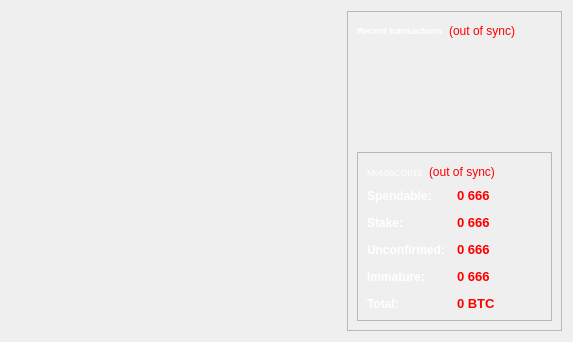
<?xml version="1.0" encoding="UTF-8"?>
<ui version="4.0">
 <class>OverviewPage</class>
 <widget class="QWidget" name="OverviewPage">
  <property name="geometry">
   <rect>
    <x>0</x>
    <y>0</y>
    <width>573</width>
    <height>342</height>
   </rect>
  </property>
  <property name="windowTitle">
   <string>Form</string>
  </property>
  <layout class="QHBoxLayout" name="horizontalLayout" stretch="0,1,1">
   <item>
    <spacer name="horizontalSpacer_3">
     <property name="orientation">
      <enum>Qt::Horizontal</enum>
     </property>
     <property name="sizeHint" stdset="0">
      <size>
       <width>120</width>
       <height>20</height>
      </size>
     </property>
    </spacer>
   </item>
   <item>
    <layout class="QVBoxLayout" name="verticalLayout_2">
     <item>
      <spacer name="verticalSpacer">
       <property name="orientation">
        <enum>Qt::Vertical</enum>
       </property>
       <property name="sizeHint" stdset="0">
        <size>
         <width>20</width>
         <height>40</height>
        </size>
       </property>
      </spacer>
     </item>
    </layout>
   </item>
   <item>
    <layout class="QVBoxLayout" name="verticalLayout_3">
     <item>
      <widget class="QFrame" name="frame_2">
       <property name="frameShape">
        <enum>QFrame::StyledPanel</enum>
       </property>
       <property name="frameShadow">
        <enum>QFrame::Raised</enum>
       </property>
       <layout class="QVBoxLayout" name="verticalLayout">
        <item>
         <layout class="QHBoxLayout" name="horizontalLayout_2">
          <item>
           <widget class="QLabel" name="label_4">
            <property name="palette">
             <palette>
              <active>
               <colorrole role="WindowText">
                <brush brushstyle="SolidPattern">
                 <color alpha="255">
                  <red>255</red>
                  <green>255</green>
                  <blue>255</blue>
                 </color>
                </brush>
               </colorrole>
               <colorrole role="Text">
                <brush brushstyle="SolidPattern">
                 <color alpha="255">
                  <red>110</red>
                  <green>35</green>
                  <blue>31</blue>
                 </color>
                </brush>
               </colorrole>
              </active>
              <inactive>
               <colorrole role="WindowText">
                <brush brushstyle="SolidPattern">
                 <color alpha="255">
                  <red>255</red>
                  <green>255</green>
                  <blue>255</blue>
                 </color>
                </brush>
               </colorrole>
               <colorrole role="Text">
                <brush brushstyle="SolidPattern">
                 <color alpha="255">
                  <red>110</red>
                  <green>35</green>
                  <blue>31</blue>
                 </color>
                </brush>
               </colorrole>
              </inactive>
              <disabled>
               <colorrole role="WindowText">
                <brush brushstyle="SolidPattern">
                 <color alpha="255">
                  <red>120</red>
                  <green>120</green>
                  <blue>120</blue>
                 </color>
                </brush>
               </colorrole>
               <colorrole role="Text">
                <brush brushstyle="SolidPattern">
                 <color alpha="255">
                  <red>120</red>
                  <green>120</green>
                  <blue>120</blue>
                 </color>
                </brush>
               </colorrole>
              </disabled>
             </palette>
            </property>
            <property name="font">
             <font>
              <pointsize>7</pointsize>
             </font>
            </property>
            <property name="text">
             <string>&lt;b&gt;Recent transactions&lt;/b&gt;</string>
            </property>
           </widget>
          </item>
          <item>
           <widget class="QLabel" name="labelTransactionsStatus">
            <property name="toolTip">
             <string>The displayed information may be out of date. Your wallet automatically synchronizes with the 666 network after a connection is established, but this process has not completed yet.</string>
            </property>
            <property name="styleSheet">
             <string notr="true">QLabel { color: red; }</string>
            </property>
            <property name="text">
             <string notr="true">(out of sync)</string>
            </property>
            <property name="alignment">
             <set>Qt::AlignRight|Qt::AlignTrailing|Qt::AlignVCenter</set>
            </property>
           </widget>
          </item>
          <item>
           <spacer name="horizontalSpacer">
            <property name="orientation">
             <enum>Qt::Horizontal</enum>
            </property>
            <property name="sizeHint" stdset="0">
             <size>
              <width>40</width>
              <height>20</height>
             </size>
            </property>
           </spacer>
          </item>
         </layout>
        </item>
        <item>
         <widget class="QListView" name="listTransactions">
          <property name="palette">
           <palette>
            <active>
             <colorrole role="Button">
              <brush brushstyle="SolidPattern">
               <color alpha="0">
                <red>0</red>
                <green>0</green>
                <blue>0</blue>
               </color>
              </brush>
             </colorrole>
             <colorrole role="Base">
              <brush brushstyle="NoBrush">
               <color alpha="255">
                <red>0</red>
                <green>0</green>
                <blue>0</blue>
               </color>
              </brush>
             </colorrole>
             <colorrole role="Window">
              <brush brushstyle="SolidPattern">
               <color alpha="0">
                <red>0</red>
                <green>0</green>
                <blue>0</blue>
               </color>
              </brush>
             </colorrole>
             <colorrole role="Shadow">
              <brush brushstyle="SolidPattern">
               <color alpha="255">
                <red>0</red>
                <green>0</green>
                <blue>0</blue>
               </color>
              </brush>
             </colorrole>
             <colorrole role="AlternateBase">
              <brush brushstyle="SolidPattern">
               <color alpha="255">
                <red>0</red>
                <green>0</green>
                <blue>0</blue>
               </color>
              </brush>
             </colorrole>
            </active>
            <inactive>
             <colorrole role="Button">
              <brush brushstyle="SolidPattern">
               <color alpha="0">
                <red>0</red>
                <green>0</green>
                <blue>0</blue>
               </color>
              </brush>
             </colorrole>
             <colorrole role="Base">
              <brush brushstyle="NoBrush">
               <color alpha="255">
                <red>0</red>
                <green>0</green>
                <blue>0</blue>
               </color>
              </brush>
             </colorrole>
             <colorrole role="Window">
              <brush brushstyle="SolidPattern">
               <color alpha="0">
                <red>0</red>
                <green>0</green>
                <blue>0</blue>
               </color>
              </brush>
             </colorrole>
             <colorrole role="Shadow">
              <brush brushstyle="SolidPattern">
               <color alpha="255">
                <red>0</red>
                <green>0</green>
                <blue>0</blue>
               </color>
              </brush>
             </colorrole>
             <colorrole role="AlternateBase">
              <brush brushstyle="SolidPattern">
               <color alpha="255">
                <red>0</red>
                <green>0</green>
                <blue>0</blue>
               </color>
              </brush>
             </colorrole>
            </inactive>
            <disabled>
             <colorrole role="Button">
              <brush brushstyle="SolidPattern">
               <color alpha="0">
                <red>0</red>
                <green>0</green>
                <blue>0</blue>
               </color>
              </brush>
             </colorrole>
             <colorrole role="Base">
              <brush brushstyle="NoBrush">
               <color alpha="255">
                <red>0</red>
                <green>0</green>
                <blue>0</blue>
               </color>
              </brush>
             </colorrole>
             <colorrole role="Window">
              <brush brushstyle="SolidPattern">
               <color alpha="0">
                <red>0</red>
                <green>0</green>
                <blue>0</blue>
               </color>
              </brush>
             </colorrole>
             <colorrole role="Shadow">
              <brush brushstyle="SolidPattern">
               <color alpha="255">
                <red>0</red>
                <green>0</green>
                <blue>0</blue>
               </color>
              </brush>
             </colorrole>
             <colorrole role="AlternateBase">
              <brush brushstyle="SolidPattern">
               <color alpha="255">
                <red>0</red>
                <green>0</green>
                <blue>0</blue>
               </color>
              </brush>
             </colorrole>
            </disabled>
           </palette>
          </property>
          <property name="font">
           <font>
            <pointsize>11</pointsize>
            <weight>75</weight>
            <bold>true</bold>
           </font>
          </property>
          <property name="styleSheet">
           <string notr="true">QListView { background: transparent; }</string>
          </property>
          <property name="frameShape">
           <enum>QFrame::NoFrame</enum>
          </property>
          <property name="verticalScrollBarPolicy">
           <enum>Qt::ScrollBarAlwaysOff</enum>
          </property>
          <property name="horizontalScrollBarPolicy">
           <enum>Qt::ScrollBarAlwaysOff</enum>
          </property>
          <property name="selectionMode">
           <enum>QAbstractItemView::NoSelection</enum>
          </property>
         </widget>
        </item>
        <item>
         <widget class="QFrame" name="frame">
          <property name="frameShape">
           <enum>QFrame::StyledPanel</enum>
          </property>
          <property name="frameShadow">
           <enum>QFrame::Raised</enum>
          </property>
          <layout class="QVBoxLayout" name="verticalLayout_4">
           <item>
            <layout class="QHBoxLayout" name="horizontalLayout_4">
             <item>
              <widget class="QLabel" name="label_5">
               <property name="palette">
                <palette>
                 <active>
                  <colorrole role="WindowText">
                   <brush brushstyle="SolidPattern">
                    <color alpha="255">
                     <red>255</red>
                     <green>255</green>
                     <blue>255</blue>
                    </color>
                   </brush>
                  </colorrole>
                  <colorrole role="Text">
                   <brush brushstyle="SolidPattern">
                    <color alpha="255">
                     <red>110</red>
                     <green>35</green>
                     <blue>31</blue>
                    </color>
                   </brush>
                  </colorrole>
                 </active>
                 <inactive>
                  <colorrole role="WindowText">
                   <brush brushstyle="SolidPattern">
                    <color alpha="255">
                     <red>255</red>
                     <green>255</green>
                     <blue>255</blue>
                    </color>
                   </brush>
                  </colorrole>
                  <colorrole role="Text">
                   <brush brushstyle="SolidPattern">
                    <color alpha="255">
                     <red>110</red>
                     <green>35</green>
                     <blue>31</blue>
                    </color>
                   </brush>
                  </colorrole>
                 </inactive>
                 <disabled>
                  <colorrole role="WindowText">
                   <brush brushstyle="SolidPattern">
                    <color alpha="255">
                     <red>120</red>
                     <green>120</green>
                     <blue>120</blue>
                    </color>
                   </brush>
                  </colorrole>
                  <colorrole role="Text">
                   <brush brushstyle="SolidPattern">
                    <color alpha="255">
                     <red>120</red>
                     <green>120</green>
                     <blue>120</blue>
                    </color>
                   </brush>
                  </colorrole>
                 </disabled>
                </palette>
               </property>
               <property name="font">
                <font>
                 <pointsize>7</pointsize>
                 <weight>50</weight>
                 <bold>false</bold>
                </font>
               </property>
               <property name="text">
                <string>My666COINS</string>
               </property>
              </widget>
             </item>
             <item>
              <widget class="QLabel" name="labelWalletStatus">
               <property name="toolTip">
                <string>The displayed information may be out of date. Your wallet automatically synchronizes with the 666 network after a connection is established, but this process has not completed yet.</string>
               </property>
               <property name="styleSheet">
                <string notr="true">QLabel { color: red; }</string>
               </property>
               <property name="text">
                <string notr="true">(out of sync)</string>
               </property>
               <property name="alignment">
                <set>Qt::AlignLeading|Qt::AlignLeft|Qt::AlignVCenter</set>
               </property>
              </widget>
             </item>
             <item>
              <spacer name="horizontalSpacer_2">
               <property name="orientation">
                <enum>Qt::Horizontal</enum>
               </property>
               <property name="sizeHint" stdset="0">
                <size>
                 <width>40</width>
                 <height>20</height>
                </size>
               </property>
              </spacer>
             </item>
            </layout>
           </item>
           <item>
            <layout class="QFormLayout" name="formLayout_2">
             <property name="fieldGrowthPolicy">
              <enum>QFormLayout::AllNonFixedFieldsGrow</enum>
             </property>
             <property name="horizontalSpacing">
              <number>12</number>
             </property>
             <property name="verticalSpacing">
              <number>12</number>
             </property>
             <item row="0" column="0">
              <widget class="QLabel" name="label">
               <property name="palette">
                <palette>
                 <active>
                  <colorrole role="WindowText">
                   <brush brushstyle="SolidPattern">
                    <color alpha="255">
                     <red>255</red>
                     <green>255</green>
                     <blue>255</blue>
                    </color>
                   </brush>
                  </colorrole>
                 </active>
                 <inactive>
                  <colorrole role="WindowText">
                   <brush brushstyle="SolidPattern">
                    <color alpha="255">
                     <red>255</red>
                     <green>255</green>
                     <blue>255</blue>
                    </color>
                   </brush>
                  </colorrole>
                 </inactive>
                 <disabled>
                  <colorrole role="WindowText">
                   <brush brushstyle="SolidPattern">
                    <color alpha="255">
                     <red>120</red>
                     <green>120</green>
                     <blue>120</blue>
                    </color>
                   </brush>
                  </colorrole>
                 </disabled>
                </palette>
               </property>
               <property name="font">
                <font>
                 <weight>75</weight>
                 <bold>true</bold>
                </font>
               </property>
               <property name="text">
                <string>Spendable:</string>
               </property>
              </widget>
             </item>
             <item row="0" column="1">
              <widget class="QLabel" name="labelBalance">
               <property name="palette">
                <palette>
                 <active>
                  <colorrole role="WindowText">
                   <brush brushstyle="SolidPattern">
                    <color alpha="255">
                     <red>255</red>
                     <green>0</green>
                     <blue>0</blue>
                    </color>
                   </brush>
                  </colorrole>
                  <colorrole role="Text">
                   <brush brushstyle="SolidPattern">
                    <color alpha="255">
                     <red>110</red>
                     <green>35</green>
                     <blue>31</blue>
                    </color>
                   </brush>
                  </colorrole>
                 </active>
                 <inactive>
                  <colorrole role="WindowText">
                   <brush brushstyle="SolidPattern">
                    <color alpha="255">
                     <red>255</red>
                     <green>0</green>
                     <blue>0</blue>
                    </color>
                   </brush>
                  </colorrole>
                  <colorrole role="Text">
                   <brush brushstyle="SolidPattern">
                    <color alpha="255">
                     <red>110</red>
                     <green>35</green>
                     <blue>31</blue>
                    </color>
                   </brush>
                  </colorrole>
                 </inactive>
                 <disabled>
                  <colorrole role="WindowText">
                   <brush brushstyle="SolidPattern">
                    <color alpha="255">
                     <red>120</red>
                     <green>120</green>
                     <blue>120</blue>
                    </color>
                   </brush>
                  </colorrole>
                  <colorrole role="Text">
                   <brush brushstyle="SolidPattern">
                    <color alpha="255">
                     <red>120</red>
                     <green>120</green>
                     <blue>120</blue>
                    </color>
                   </brush>
                  </colorrole>
                 </disabled>
                </palette>
               </property>
               <property name="font">
                <font>
                 <pointsize>10</pointsize>
                 <weight>75</weight>
                 <bold>true</bold>
                </font>
               </property>
               <property name="cursor">
                <cursorShape>IBeamCursor</cursorShape>
               </property>
               <property name="toolTip">
                <string>Your current spendable balance</string>
               </property>
               <property name="text">
                <string notr="true">0 666</string>
               </property>
               <property name="textInteractionFlags">
                <set>Qt::LinksAccessibleByMouse|Qt::TextSelectableByKeyboard|Qt::TextSelectableByMouse</set>
               </property>
              </widget>
             </item>
             <item row="1" column="0">
              <widget class="QLabel" name="label_6">
               <property name="palette">
                <palette>
                 <active>
                  <colorrole role="WindowText">
                   <brush brushstyle="SolidPattern">
                    <color alpha="255">
                     <red>255</red>
                     <green>255</green>
                     <blue>255</blue>
                    </color>
                   </brush>
                  </colorrole>
                 </active>
                 <inactive>
                  <colorrole role="WindowText">
                   <brush brushstyle="SolidPattern">
                    <color alpha="255">
                     <red>255</red>
                     <green>255</green>
                     <blue>255</blue>
                    </color>
                   </brush>
                  </colorrole>
                 </inactive>
                 <disabled>
                  <colorrole role="WindowText">
                   <brush brushstyle="SolidPattern">
                    <color alpha="255">
                     <red>120</red>
                     <green>120</green>
                     <blue>120</blue>
                    </color>
                   </brush>
                  </colorrole>
                 </disabled>
                </palette>
               </property>
               <property name="font">
                <font>
                 <weight>75</weight>
                 <bold>true</bold>
                </font>
               </property>
               <property name="text">
                <string>Stake:</string>
               </property>
              </widget>
             </item>
             <item row="1" column="1">
              <widget class="QLabel" name="labelStake">
               <property name="palette">
                <palette>
                 <active>
                  <colorrole role="WindowText">
                   <brush brushstyle="SolidPattern">
                    <color alpha="255">
                     <red>255</red>
                     <green>0</green>
                     <blue>0</blue>
                    </color>
                   </brush>
                  </colorrole>
                  <colorrole role="Text">
                   <brush brushstyle="SolidPattern">
                    <color alpha="255">
                     <red>110</red>
                     <green>35</green>
                     <blue>31</blue>
                    </color>
                   </brush>
                  </colorrole>
                 </active>
                 <inactive>
                  <colorrole role="WindowText">
                   <brush brushstyle="SolidPattern">
                    <color alpha="255">
                     <red>255</red>
                     <green>0</green>
                     <blue>0</blue>
                    </color>
                   </brush>
                  </colorrole>
                  <colorrole role="Text">
                   <brush brushstyle="SolidPattern">
                    <color alpha="255">
                     <red>110</red>
                     <green>35</green>
                     <blue>31</blue>
                    </color>
                   </brush>
                  </colorrole>
                 </inactive>
                 <disabled>
                  <colorrole role="WindowText">
                   <brush brushstyle="SolidPattern">
                    <color alpha="255">
                     <red>120</red>
                     <green>120</green>
                     <blue>120</blue>
                    </color>
                   </brush>
                  </colorrole>
                  <colorrole role="Text">
                   <brush brushstyle="SolidPattern">
                    <color alpha="255">
                     <red>120</red>
                     <green>120</green>
                     <blue>120</blue>
                    </color>
                   </brush>
                  </colorrole>
                 </disabled>
                </palette>
               </property>
               <property name="font">
                <font>
                 <pointsize>10</pointsize>
                 <weight>75</weight>
                 <bold>true</bold>
                </font>
               </property>
               <property name="cursor">
                <cursorShape>IBeamCursor</cursorShape>
               </property>
               <property name="toolTip">
                <string>Total of coins that was staked, and do not yet count toward the current balance</string>
               </property>
               <property name="text">
                <string notr="true">0 666</string>
               </property>
               <property name="textInteractionFlags">
                <set>Qt::LinksAccessibleByMouse|Qt::TextSelectableByKeyboard|Qt::TextSelectableByMouse</set>
               </property>
              </widget>
             </item>
             <item row="2" column="0">
              <widget class="QLabel" name="label_3">
               <property name="palette">
                <palette>
                 <active>
                  <colorrole role="WindowText">
                   <brush brushstyle="SolidPattern">
                    <color alpha="255">
                     <red>255</red>
                     <green>255</green>
                     <blue>255</blue>
                    </color>
                   </brush>
                  </colorrole>
                 </active>
                 <inactive>
                  <colorrole role="WindowText">
                   <brush brushstyle="SolidPattern">
                    <color alpha="255">
                     <red>255</red>
                     <green>255</green>
                     <blue>255</blue>
                    </color>
                   </brush>
                  </colorrole>
                 </inactive>
                 <disabled>
                  <colorrole role="WindowText">
                   <brush brushstyle="SolidPattern">
                    <color alpha="255">
                     <red>120</red>
                     <green>120</green>
                     <blue>120</blue>
                    </color>
                   </brush>
                  </colorrole>
                 </disabled>
                </palette>
               </property>
               <property name="font">
                <font>
                 <weight>75</weight>
                 <bold>true</bold>
                </font>
               </property>
               <property name="text">
                <string>Unconfirmed:</string>
               </property>
              </widget>
             </item>
             <item row="2" column="1">
              <widget class="QLabel" name="labelUnconfirmed">
               <property name="palette">
                <palette>
                 <active>
                  <colorrole role="WindowText">
                   <brush brushstyle="SolidPattern">
                    <color alpha="255">
                     <red>254</red>
                     <green>0</green>
                     <blue>0</blue>
                    </color>
                   </brush>
                  </colorrole>
                  <colorrole role="Text">
                   <brush brushstyle="SolidPattern">
                    <color alpha="255">
                     <red>110</red>
                     <green>35</green>
                     <blue>31</blue>
                    </color>
                   </brush>
                  </colorrole>
                 </active>
                 <inactive>
                  <colorrole role="WindowText">
                   <brush brushstyle="SolidPattern">
                    <color alpha="255">
                     <red>254</red>
                     <green>0</green>
                     <blue>0</blue>
                    </color>
                   </brush>
                  </colorrole>
                  <colorrole role="Text">
                   <brush brushstyle="SolidPattern">
                    <color alpha="255">
                     <red>110</red>
                     <green>35</green>
                     <blue>31</blue>
                    </color>
                   </brush>
                  </colorrole>
                 </inactive>
                 <disabled>
                  <colorrole role="WindowText">
                   <brush brushstyle="SolidPattern">
                    <color alpha="255">
                     <red>120</red>
                     <green>120</green>
                     <blue>120</blue>
                    </color>
                   </brush>
                  </colorrole>
                  <colorrole role="Text">
                   <brush brushstyle="SolidPattern">
                    <color alpha="255">
                     <red>120</red>
                     <green>120</green>
                     <blue>120</blue>
                    </color>
                   </brush>
                  </colorrole>
                 </disabled>
                </palette>
               </property>
               <property name="font">
                <font>
                 <pointsize>10</pointsize>
                 <weight>75</weight>
                 <bold>true</bold>
                </font>
               </property>
               <property name="cursor">
                <cursorShape>IBeamCursor</cursorShape>
               </property>
               <property name="toolTip">
                <string>Total of transactions that have yet to be confirmed, and do not yet count toward the current balance</string>
               </property>
               <property name="text">
                <string notr="true">0 666</string>
               </property>
               <property name="textInteractionFlags">
                <set>Qt::LinksAccessibleByMouse|Qt::TextSelectableByKeyboard|Qt::TextSelectableByMouse</set>
               </property>
              </widget>
             </item>
             <item row="3" column="0">
              <widget class="QLabel" name="labelImmatureText">
               <property name="palette">
                <palette>
                 <active>
                  <colorrole role="WindowText">
                   <brush brushstyle="SolidPattern">
                    <color alpha="255">
                     <red>255</red>
                     <green>255</green>
                     <blue>255</blue>
                    </color>
                   </brush>
                  </colorrole>
                 </active>
                 <inactive>
                  <colorrole role="WindowText">
                   <brush brushstyle="SolidPattern">
                    <color alpha="255">
                     <red>255</red>
                     <green>255</green>
                     <blue>255</blue>
                    </color>
                   </brush>
                  </colorrole>
                 </inactive>
                 <disabled>
                  <colorrole role="WindowText">
                   <brush brushstyle="SolidPattern">
                    <color alpha="255">
                     <red>120</red>
                     <green>120</green>
                     <blue>120</blue>
                    </color>
                   </brush>
                  </colorrole>
                 </disabled>
                </palette>
               </property>
               <property name="font">
                <font>
                 <weight>75</weight>
                 <bold>true</bold>
                </font>
               </property>
               <property name="text">
                <string>Immature:</string>
               </property>
              </widget>
             </item>
             <item row="3" column="1">
              <widget class="QLabel" name="labelImmature">
               <property name="palette">
                <palette>
                 <active>
                  <colorrole role="WindowText">
                   <brush brushstyle="SolidPattern">
                    <color alpha="255">
                     <red>255</red>
                     <green>0</green>
                     <blue>0</blue>
                    </color>
                   </brush>
                  </colorrole>
                  <colorrole role="Text">
                   <brush brushstyle="SolidPattern">
                    <color alpha="255">
                     <red>110</red>
                     <green>35</green>
                     <blue>31</blue>
                    </color>
                   </brush>
                  </colorrole>
                 </active>
                 <inactive>
                  <colorrole role="WindowText">
                   <brush brushstyle="SolidPattern">
                    <color alpha="255">
                     <red>255</red>
                     <green>0</green>
                     <blue>0</blue>
                    </color>
                   </brush>
                  </colorrole>
                  <colorrole role="Text">
                   <brush brushstyle="SolidPattern">
                    <color alpha="255">
                     <red>110</red>
                     <green>35</green>
                     <blue>31</blue>
                    </color>
                   </brush>
                  </colorrole>
                 </inactive>
                 <disabled>
                  <colorrole role="WindowText">
                   <brush brushstyle="SolidPattern">
                    <color alpha="255">
                     <red>120</red>
                     <green>120</green>
                     <blue>120</blue>
                    </color>
                   </brush>
                  </colorrole>
                  <colorrole role="Text">
                   <brush brushstyle="SolidPattern">
                    <color alpha="255">
                     <red>120</red>
                     <green>120</green>
                     <blue>120</blue>
                    </color>
                   </brush>
                  </colorrole>
                 </disabled>
                </palette>
               </property>
               <property name="font">
                <font>
                 <pointsize>10</pointsize>
                 <weight>75</weight>
                 <bold>true</bold>
                </font>
               </property>
               <property name="toolTip">
                <string>Mined balance that has not yet matured</string>
               </property>
               <property name="text">
                <string notr="true">0 666</string>
               </property>
               <property name="textInteractionFlags">
                <set>Qt::LinksAccessibleByMouse|Qt::TextSelectableByKeyboard|Qt::TextSelectableByMouse</set>
               </property>
              </widget>
             </item>
             <item row="4" column="0">
              <widget class="QLabel" name="labelTotalText">
               <property name="palette">
                <palette>
                 <active>
                  <colorrole role="WindowText">
                   <brush brushstyle="SolidPattern">
                    <color alpha="255">
                     <red>255</red>
                     <green>255</green>
                     <blue>255</blue>
                    </color>
                   </brush>
                  </colorrole>
                 </active>
                 <inactive>
                  <colorrole role="WindowText">
                   <brush brushstyle="SolidPattern">
                    <color alpha="255">
                     <red>255</red>
                     <green>255</green>
                     <blue>255</blue>
                    </color>
                   </brush>
                  </colorrole>
                 </inactive>
                 <disabled>
                  <colorrole role="WindowText">
                   <brush brushstyle="SolidPattern">
                    <color alpha="255">
                     <red>120</red>
                     <green>120</green>
                     <blue>120</blue>
                    </color>
                   </brush>
                  </colorrole>
                 </disabled>
                </palette>
               </property>
               <property name="font">
                <font>
                 <weight>75</weight>
                 <bold>true</bold>
                </font>
               </property>
               <property name="text">
                <string>Total:</string>
               </property>
              </widget>
             </item>
             <item row="4" column="1">
              <widget class="QLabel" name="labelTotal">
               <property name="palette">
                <palette>
                 <active>
                  <colorrole role="WindowText">
                   <brush brushstyle="SolidPattern">
                    <color alpha="255">
                     <red>255</red>
                     <green>0</green>
                     <blue>0</blue>
                    </color>
                   </brush>
                  </colorrole>
                  <colorrole role="Text">
                   <brush brushstyle="SolidPattern">
                    <color alpha="255">
                     <red>110</red>
                     <green>35</green>
                     <blue>31</blue>
                    </color>
                   </brush>
                  </colorrole>
                 </active>
                 <inactive>
                  <colorrole role="WindowText">
                   <brush brushstyle="SolidPattern">
                    <color alpha="255">
                     <red>255</red>
                     <green>0</green>
                     <blue>0</blue>
                    </color>
                   </brush>
                  </colorrole>
                  <colorrole role="Text">
                   <brush brushstyle="SolidPattern">
                    <color alpha="255">
                     <red>110</red>
                     <green>35</green>
                     <blue>31</blue>
                    </color>
                   </brush>
                  </colorrole>
                 </inactive>
                 <disabled>
                  <colorrole role="WindowText">
                   <brush brushstyle="SolidPattern">
                    <color alpha="255">
                     <red>120</red>
                     <green>120</green>
                     <blue>120</blue>
                    </color>
                   </brush>
                  </colorrole>
                  <colorrole role="Text">
                   <brush brushstyle="SolidPattern">
                    <color alpha="255">
                     <red>120</red>
                     <green>120</green>
                     <blue>120</blue>
                    </color>
                   </brush>
                  </colorrole>
                 </disabled>
                </palette>
               </property>
               <property name="font">
                <font>
                 <pointsize>10</pointsize>
                 <weight>75</weight>
                 <bold>true</bold>
                </font>
               </property>
               <property name="cursor">
                <cursorShape>IBeamCursor</cursorShape>
               </property>
               <property name="toolTip">
                <string>Your current total balance</string>
               </property>
               <property name="text">
                <string notr="true">0 BTC</string>
               </property>
               <property name="textInteractionFlags">
                <set>Qt::LinksAccessibleByMouse|Qt::TextSelectableByKeyboard|Qt::TextSelectableByMouse</set>
               </property>
              </widget>
             </item>
            </layout>
           </item>
          </layout>
         </widget>
        </item>
       </layout>
      </widget>
     </item>
     <item>
      <spacer name="verticalSpacer_2">
       <property name="orientation">
        <enum>Qt::Vertical</enum>
       </property>
       <property name="sizeHint" stdset="0">
        <size>
         <width>20</width>
         <height>40</height>
        </size>
       </property>
      </spacer>
     </item>
    </layout>
   </item>
  </layout>
 </widget>
 <resources/>
 <connections/>
</ui>
